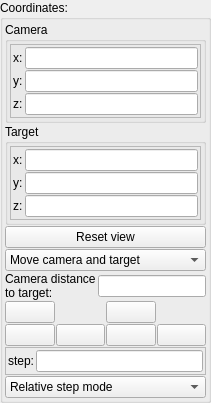
          <widget class="QGroupBox" name="groupBox_coordinates">
           <property name="toolTip">
            <string>&lt;html&gt;&lt;head/&gt;&lt;body&gt;&lt;p&gt;These parameters and gauges controls position of camera and point where the camera is looking at (target)&lt;/p&gt;&lt;p&gt;&lt;br/&gt;&lt;/p&gt;&lt;p&gt;&lt;img src=&quot;:/tooltips/tooltips_images/Camera target.png&quot;/&gt;&lt;/p&gt;&lt;/body&gt;&lt;/html&gt;</string>
           </property>
           <property name="title">
            <string>Coordinates:</string>
           </property>
           <layout class="QVBoxLayout" name="verticalLayout_2">
            <property name="spacing">
             <number>1</number>
            </property>
            <property name="leftMargin">
             <number>2</number>
            </property>
            <property name="topMargin">
             <number>2</number>
            </property>
            <property name="rightMargin">
             <number>2</number>
            </property>
            <property name="bottomMargin">
             <number>2</number>
            </property>
            <item>
             <widget class="QGroupBox" name="groupBox_cameraPosition">
              <property name="toolTip">
               <string>&lt;html&gt;&lt;head/&gt;&lt;body&gt;&lt;p&gt;Coordinates of camera&lt;/p&gt;&lt;/body&gt;&lt;/html&gt;</string>
              </property>
              <property name="title">
               <string>Camera</string>
              </property>
              <layout class="QVBoxLayout" name="verticalLayout_5">
               <property name="spacing">
                <number>2</number>
               </property>
               <property name="leftMargin">
                <number>2</number>
               </property>
               <property name="topMargin">
                <number>2</number>
               </property>
               <property name="rightMargin">
                <number>2</number>
               </property>
               <property name="bottomMargin">
                <number>2</number>
               </property>
               <item>
                <widget class="QFrame" name="vect3_camera">
                 <property name="frameShape">
                  <enum>QFrame::StyledPanel</enum>
                 </property>
                 <property name="frameShadow">
                  <enum>QFrame::Raised</enum>
                 </property>
                 <layout class="QVBoxLayout" name="verticalLayout_14">
                  <property name="spacing">
                   <number>2</number>
                  </property>
                  <property name="leftMargin">
                   <number>2</number>
                  </property>
                  <property name="topMargin">
                   <number>2</number>
                  </property>
                  <property name="rightMargin">
                   <number>2</number>
                  </property>
                  <property name="bottomMargin">
                   <number>2</number>
                  </property>
                  <item>
                   <layout class="QFormLayout" name="formLayout_coordinates_4">
                    <property name="fieldGrowthPolicy">
                     <enum>QFormLayout::ExpandingFieldsGrow</enum>
                    </property>
                    <property name="horizontalSpacing">
                     <number>2</number>
                    </property>
                    <property name="verticalSpacing">
                     <number>1</number>
                    </property>
                    <item row="0" column="0">
                     <widget class="QLabel" name="label_18">
                      <property name="text">
                       <string>x:</string>
                      </property>
                     </widget>
                    </item>
                    <item row="0" column="1">
                     <widget class="MyLineEdit" name="vect3_camera_x">
                      <property name="sizePolicy">
                       <sizepolicy hsizetype="Expanding" vsizetype="Maximum">
                        <horstretch>0</horstretch>
                        <verstretch>0</verstretch>
                       </sizepolicy>
                      </property>
                     </widget>
                    </item>
                    <item row="1" column="0">
                     <widget class="QLabel" name="label_19">
                      <property name="text">
                       <string>y:</string>
                      </property>
                     </widget>
                    </item>
                    <item row="1" column="1">
                     <widget class="MyLineEdit" name="vect3_camera_y">
                      <property name="sizePolicy">
                       <sizepolicy hsizetype="Expanding" vsizetype="Maximum">
                        <horstretch>0</horstretch>
                        <verstretch>0</verstretch>
                       </sizepolicy>
                      </property>
                     </widget>
                    </item>
                    <item row="2" column="0">
                     <widget class="QLabel" name="label_20">
                      <property name="text">
                       <string>z:</string>
                      </property>
                     </widget>
                    </item>
                    <item row="2" column="1">
                     <widget class="MyLineEdit" name="vect3_camera_z">
                      <property name="sizePolicy">
                       <sizepolicy hsizetype="Expanding" vsizetype="Maximum">
                        <horstretch>0</horstretch>
                        <verstretch>0</verstretch>
                       </sizepolicy>
                      </property>
                     </widget>
                    </item>
                   </layout>
                  </item>
                 </layout>
                </widget>
               </item>
              </layout>
             </widget>
            </item>
            <item>
             <widget class="QGroupBox" name="groupBox_targetPosition">
              <property name="toolTip">
               <string>&lt;html&gt;&lt;head/&gt;&lt;body&gt;&lt;p&gt;Coordinates of target&lt;/p&gt;&lt;/body&gt;&lt;/html&gt;</string>
              </property>
              <property name="title">
               <string>Target</string>
              </property>
              <layout class="QVBoxLayout" name="verticalLayout_54">
               <property name="spacing">
                <number>2</number>
               </property>
               <property name="leftMargin">
                <number>2</number>
               </property>
               <property name="topMargin">
                <number>2</number>
               </property>
               <property name="rightMargin">
                <number>2</number>
               </property>
               <property name="bottomMargin">
                <number>2</number>
               </property>
               <item>
                <widget class="QFrame" name="vect3_target">
                 <property name="frameShape">
                  <enum>QFrame::StyledPanel</enum>
                 </property>
                 <property name="frameShadow">
                  <enum>QFrame::Raised</enum>
                 </property>
                 <layout class="QVBoxLayout" name="verticalLayout_55">
                  <property name="spacing">
                   <number>2</number>
                  </property>
                  <property name="leftMargin">
                   <number>2</number>
                  </property>
                  <property name="topMargin">
                   <number>2</number>
                  </property>
                  <property name="rightMargin">
                   <number>2</number>
                  </property>
                  <property name="bottomMargin">
                   <number>2</number>
                  </property>
                  <item>
                   <layout class="QFormLayout" name="formLayout_coordinates_9">
                    <property name="fieldGrowthPolicy">
                     <enum>QFormLayout::ExpandingFieldsGrow</enum>
                    </property>
                    <property name="horizontalSpacing">
                     <number>2</number>
                    </property>
                    <property name="verticalSpacing">
                     <number>1</number>
                    </property>
                    <item row="0" column="0">
                     <widget class="QLabel" name="label_121">
                      <property name="text">
                       <string>x:</string>
                      </property>
                     </widget>
                    </item>
                    <item row="0" column="1">
                     <widget class="MyLineEdit" name="vect3_target_x">
                      <property name="sizePolicy">
                       <sizepolicy hsizetype="Expanding" vsizetype="Maximum">
                        <horstretch>0</horstretch>
                        <verstretch>0</verstretch>
                       </sizepolicy>
                      </property>
                     </widget>
                    </item>
                    <item row="1" column="0">
                     <widget class="QLabel" name="label_122">
                      <property name="text">
                       <string>y:</string>
                      </property>
                     </widget>
                    </item>
                    <item row="1" column="1">
                     <widget class="MyLineEdit" name="vect3_target_y">
                      <property name="sizePolicy">
                       <sizepolicy hsizetype="Expanding" vsizetype="Maximum">
                        <horstretch>0</horstretch>
                        <verstretch>0</verstretch>
                       </sizepolicy>
                      </property>
                     </widget>
                    </item>
                    <item row="2" column="0">
                     <widget class="QLabel" name="label_123">
                      <property name="text">
                       <string>z:</string>
                      </property>
                     </widget>
                    </item>
                    <item row="2" column="1">
                     <widget class="MyLineEdit" name="vect3_target_z">
                      <property name="sizePolicy">
                       <sizepolicy hsizetype="Expanding" vsizetype="Maximum">
                        <horstretch>0</horstretch>
                        <verstretch>0</verstretch>
                       </sizepolicy>
                      </property>
                     </widget>
                    </item>
                   </layout>
                  </item>
                 </layout>
                </widget>
               </item>
              </layout>
             </widget>
            </item>
            <item>
             <widget class="QPushButton" name="pushButton_reset_view">
              <property name="sizePolicy">
               <sizepolicy hsizetype="Minimum" vsizetype="Maximum">
                <horstretch>0</horstretch>
                <verstretch>0</verstretch>
               </sizepolicy>
              </property>
              <property name="toolTip">
               <string>&lt;html&gt;&lt;head/&gt;&lt;body&gt;&lt;p&gt;Set camera far from the fractal. It keeps actual camera angle.&lt;/p&gt;&lt;/body&gt;&lt;/html&gt;</string>
              </property>
              <property name="text">
               <string>Reset view</string>
              </property>
             </widget>
            </item>
            <item>
             <widget class="QComboBox" name="comboBox_camera_movement_mode">
              <property name="sizePolicy">
               <sizepolicy hsizetype="Preferred" vsizetype="Maximum">
                <horstretch>0</horstretch>
                <verstretch>0</verstretch>
               </sizepolicy>
              </property>
              <property name="toolTip">
               <string>&lt;html&gt;&lt;head/&gt;&lt;body&gt;&lt;p&gt;Selection of camera / target movement mode&lt;/p&gt;&lt;p&gt;&lt;span style=&quot; font-style:italic;&quot;&gt;Move camera and target&lt;/span&gt; - moves camera and target by the same distance&lt;/p&gt;&lt;p&gt;&lt;img src=&quot;:/tooltips/tooltips_images/move camera and target.png&quot;/&gt;&lt;/p&gt;&lt;p&gt;&lt;span style=&quot; font-style:italic;&quot;&gt;Move camera&lt;/span&gt; - moves only camera. Target stays in the same place. Camera rotates to look at stationary target.&lt;/p&gt;&lt;p&gt;&lt;img src=&quot;:/tooltips/tooltips_images/move only camera.png&quot;/&gt;&lt;/p&gt;&lt;p&gt;&lt;br/&gt;Move target - moves only target. Camera stays in the same place. Camera rotates to look at moving target.&lt;/p&gt;&lt;p&gt;&lt;img src=&quot;:/tooltips/tooltips_images/move only target.png&quot;/&gt;&lt;/p&gt;&lt;p&gt;&lt;br/&gt;&lt;/p&gt;&lt;/body&gt;&lt;/html&gt;</string>
              </property>
              <item>
               <property name="text">
                <string>Move camera and target</string>
               </property>
              </item>
              <item>
               <property name="text">
                <string>Move camera</string>
               </property>
              </item>
              <item>
               <property name="text">
                <string>Move target</string>
               </property>
              </item>
             </widget>
            </item>
            <item>
             <layout class="QGridLayout" name="gridLayout_24">
              <property name="leftMargin">
               <number>0</number>
              </property>
              <property name="topMargin">
               <number>0</number>
              </property>
              <property name="spacing">
               <number>2</number>
              </property>
              <item row="0" column="0">
               <widget class="QLabel" name="label_124">
                <property name="text">
                 <string>Camera distance
to target:</string>
                </property>
               </widget>
              </item>
              <item row="0" column="1">
               <widget class="MyLineEdit" name="logedit_camera_distance_to_target">
                <property name="sizePolicy">
                 <sizepolicy hsizetype="Expanding" vsizetype="Maximum">
                  <horstretch>0</horstretch>
                  <verstretch>0</verstretch>
                 </sizepolicy>
                </property>
                <property name="toolTip">
                 <string>&lt;html&gt;&lt;head/&gt;&lt;body&gt;&lt;p&gt;Controls distance between camera and target&lt;/p&gt;&lt;p&gt;In&lt;span style=&quot; font-style:italic;&quot;&gt; Move camera and target&lt;/span&gt; and &lt;span style=&quot; font-style:italic;&quot;&gt;Move camera&lt;/span&gt; modes it moves camera closer/further from target.&lt;/p&gt;&lt;/body&gt;&lt;/html&gt;</string>
                </property>
                <property name="alignment">
                 <set>Qt::AlignLeading|Qt::AlignLeft|Qt::AlignVCenter</set>
                </property>
               </widget>
              </item>
             </layout>
            </item>
            <item>
             <layout class="QGridLayout" name="gridLayout_arrows">
              <property name="spacing">
               <number>1</number>
              </property>
              <item row="2" column="3">
               <widget class="QPushButton" name="bu_move_right">
                <property name="toolTip">
                 <string>&lt;html&gt;&lt;head/&gt;&lt;body&gt;&lt;p&gt;Moves the camera or the target to the right by distance set by &lt;span style=&quot; font-style:italic;&quot;&gt;step&lt;/span&gt; parameter&lt;/p&gt;&lt;/body&gt;&lt;/html&gt;</string>
                </property>
                <property name="text">
                 <string/>
                </property>
                <property name="icon">
                 <iconset theme="go-next" resource="icons.qrc">
                  <normaloff>:/navigation/icons/go-next.png</normaloff>:/navigation/icons/go-next.png</iconset>
                </property>
                <property name="iconSize">
                 <size>
                  <width>32</width>
                  <height>32</height>
                 </size>
                </property>
               </widget>
              </item>
              <item row="2" column="1">
               <widget class="QPushButton" name="bu_move_left">
                <property name="toolTip">
                 <string>&lt;html&gt;&lt;head/&gt;&lt;body&gt;&lt;p&gt;Moves the camera or the target to the left by distance set by &lt;span style=&quot; font-style:italic;&quot;&gt;step&lt;/span&gt; parameter&lt;/p&gt;&lt;/body&gt;&lt;/html&gt;</string>
                </property>
                <property name="text">
                 <string/>
                </property>
                <property name="icon">
                 <iconset theme="go-previous" resource="icons.qrc">
                  <normaloff>:/navigation/icons/go-previous.png</normaloff>:/navigation/icons/go-previous.png</iconset>
                </property>
                <property name="iconSize">
                 <size>
                  <width>32</width>
                  <height>32</height>
                 </size>
                </property>
               </widget>
              </item>
              <item row="1" column="2">
               <widget class="QPushButton" name="bu_move_up">
                <property name="toolTip">
                 <string>&lt;html&gt;&lt;head/&gt;&lt;body&gt;&lt;p&gt;Moves the camera or the target up by distance set by &lt;span style=&quot; font-style:italic;&quot;&gt;step&lt;/span&gt; parameter&lt;/p&gt;&lt;/body&gt;&lt;/html&gt;</string>
                </property>
                <property name="text">
                 <string/>
                </property>
                <property name="icon">
                 <iconset theme="go-up" resource="icons.qrc">
                  <normaloff>:/navigation/icons/go-up.png</normaloff>:/navigation/icons/go-up.png</iconset>
                </property>
                <property name="iconSize">
                 <size>
                  <width>32</width>
                  <height>32</height>
                 </size>
                </property>
               </widget>
              </item>
              <item row="1" column="0">
               <widget class="QPushButton" name="bu_move_forward">
                <property name="toolTip">
                 <string>&lt;html&gt;&lt;head/&gt;&lt;body&gt;&lt;p&gt;Moves the camera or the target forward by distance set by &lt;span style=&quot; font-style:italic;&quot;&gt;step&lt;/span&gt; parameter&lt;/p&gt;&lt;/body&gt;&lt;/html&gt;</string>
                </property>
                <property name="text">
                 <string/>
                </property>
                <property name="icon">
                 <iconset theme="arrow-up-double" resource="icons.qrc">
                  <normaloff>:/navigation/icons/arrow-up-double.png</normaloff>:/navigation/icons/arrow-up-double.png</iconset>
                </property>
                <property name="iconSize">
                 <size>
                  <width>32</width>
                  <height>32</height>
                 </size>
                </property>
               </widget>
              </item>
              <item row="2" column="0">
               <widget class="QPushButton" name="bu_move_backward">
                <property name="toolTip">
                 <string>&lt;html&gt;&lt;head/&gt;&lt;body&gt;&lt;p&gt;Moves the camera or the target backwards by distance set by &lt;span style=&quot; font-style:italic;&quot;&gt;step&lt;/span&gt; parameter&lt;/p&gt;&lt;/body&gt;&lt;/html&gt;</string>
                </property>
                <property name="text">
                 <string/>
                </property>
                <property name="icon">
                 <iconset theme="arrow-down-double" resource="icons.qrc">
                  <normaloff>:/navigation/icons/arrow-down-double.png</normaloff>:/navigation/icons/arrow-down-double.png</iconset>
                </property>
                <property name="iconSize">
                 <size>
                  <width>32</width>
                  <height>32</height>
                 </size>
                </property>
               </widget>
              </item>
              <item row="2" column="2">
               <widget class="QPushButton" name="bu_move_down">
                <property name="toolTip">
                 <string>&lt;html&gt;&lt;head/&gt;&lt;body&gt;&lt;p&gt;Moves the camera or the target down by distance set by &lt;span style=&quot; font-style:italic;&quot;&gt;step&lt;/span&gt; parameter&lt;/p&gt;&lt;/body&gt;&lt;/html&gt;</string>
                </property>
                <property name="text">
                 <string/>
                </property>
                <property name="icon">
                 <iconset theme="go-down" resource="icons.qrc">
                  <normaloff>:/navigation/icons/go-down.png</normaloff>:/navigation/icons/go-down.png</iconset>
                </property>
                <property name="iconSize">
                 <size>
                  <width>32</width>
                  <height>32</height>
                 </size>
                </property>
               </widget>
              </item>
             </layout>
            </item>
            <item>
             <widget class="QFrame" name="single_camera_movement_step_de">
              <property name="frameShape">
               <enum>QFrame::StyledPanel</enum>
              </property>
              <property name="frameShadow">
               <enum>QFrame::Raised</enum>
              </property>
              <layout class="QVBoxLayout" name="verticalLayout_4">
               <property name="spacing">
                <number>2</number>
               </property>
               <property name="leftMargin">
                <number>2</number>
               </property>
               <property name="topMargin">
                <number>2</number>
               </property>
               <property name="rightMargin">
                <number>2</number>
               </property>
               <property name="bottomMargin">
                <number>2</number>
               </property>
               <item>
                <layout class="QHBoxLayout" name="horizontalLayout">
                 <property name="spacing">
                  <number>2</number>
                 </property>
                 <item>
                  <widget class="QLabel" name="label_9">
                   <property name="text">
                    <string>step:</string>
                   </property>
                  </widget>
                 </item>
                 <item>
                  <widget class="MyLineEdit" name="logedit_camera_movement_step">
                   <property name="sizePolicy">
                    <sizepolicy hsizetype="Expanding" vsizetype="Maximum">
                     <horstretch>0</horstretch>
                     <verstretch>0</verstretch>
                    </sizepolicy>
                   </property>
                   <property name="toolTip">
                    <string>&lt;html&gt;&lt;head/&gt;&lt;body&gt;&lt;p&gt;Step for camera or target movement.&lt;/p&gt;&lt;p&gt;It can be relative or absolute step.&lt;/p&gt;&lt;p&gt;If it is set relative then movement distance equals &lt;span style=&quot; font-style:italic;&quot;&gt;step&lt;/span&gt; multiplied by actual distance to the fractal surface.&lt;/p&gt;&lt;/body&gt;&lt;/html&gt;</string>
                   </property>
                  </widget>
                 </item>
                </layout>
               </item>
              </layout>
             </widget>
            </item>
            <item>
             <widget class="QComboBox" name="comboBox_camera_absolute_distance_mode">
              <property name="sizePolicy">
               <sizepolicy hsizetype="Preferred" vsizetype="Maximum">
                <horstretch>0</horstretch>
                <verstretch>0</verstretch>
               </sizepolicy>
              </property>
              <property name="toolTip">
               <string>&lt;html&gt;&lt;head/&gt;&lt;body&gt;&lt;p&gt;Selection for movement step calculation.&lt;/p&gt;&lt;p&gt;If it is set relative then movement distance equals  &lt;span style=&quot; font-style:italic;&quot;&gt;step&lt;/span&gt; multiplied by actual distance to fractal surface. This is the preferred mode.&lt;/p&gt;&lt;p&gt;If it is set absolute then movement equals step set by &lt;span style=&quot; font-style:italic;&quot;&gt;step&lt;/span&gt; parameter. &lt;/p&gt;&lt;/body&gt;&lt;/html&gt;</string>
              </property>
              <item>
               <property name="text">
                <string>Relative step mode</string>
               </property>
              </item>
              <item>
               <property name="text">
                <string>Absolute step mode</string>
               </property>
              </item>
             </widget>
            </item>
           </layout>
          </widget>
